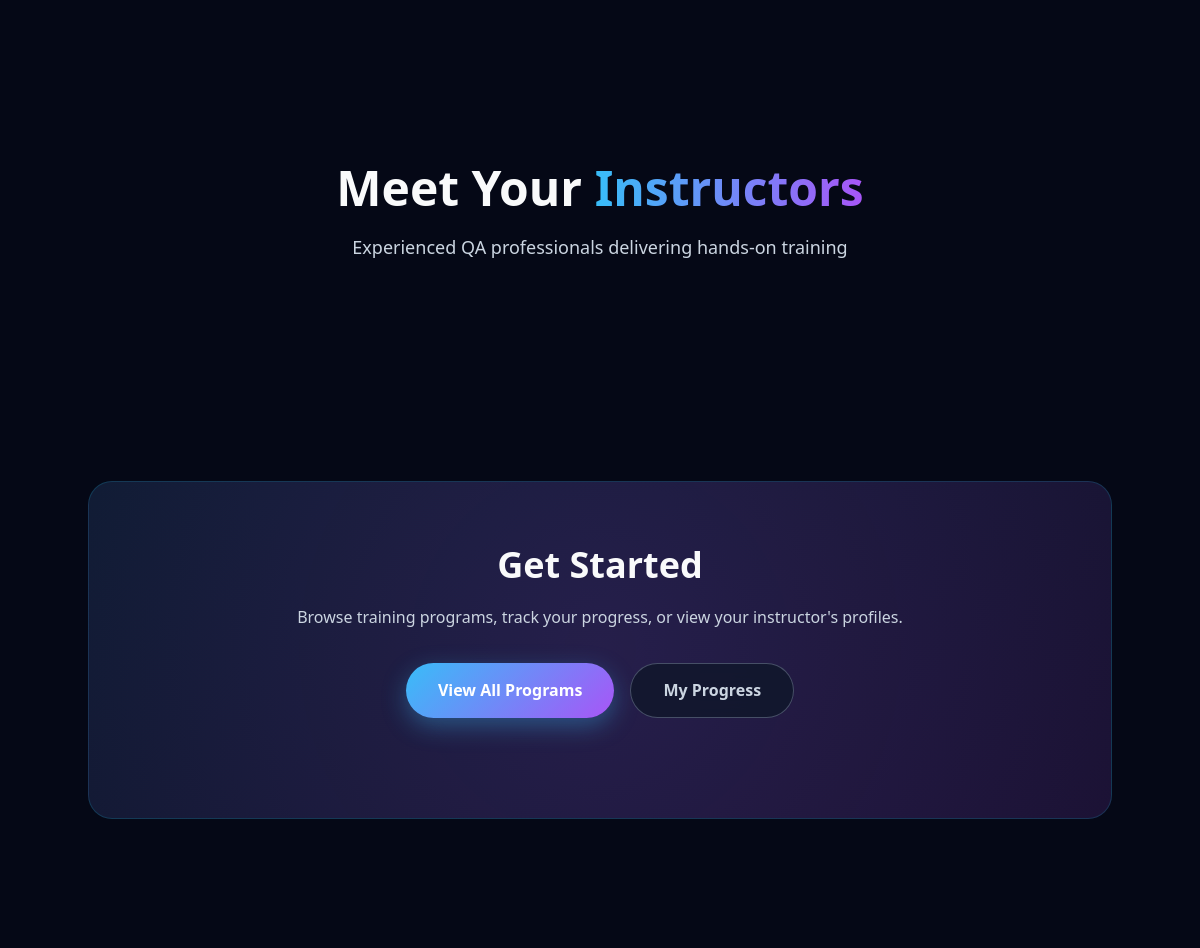
/ (middle part), run on an earlier commit of the app's database.
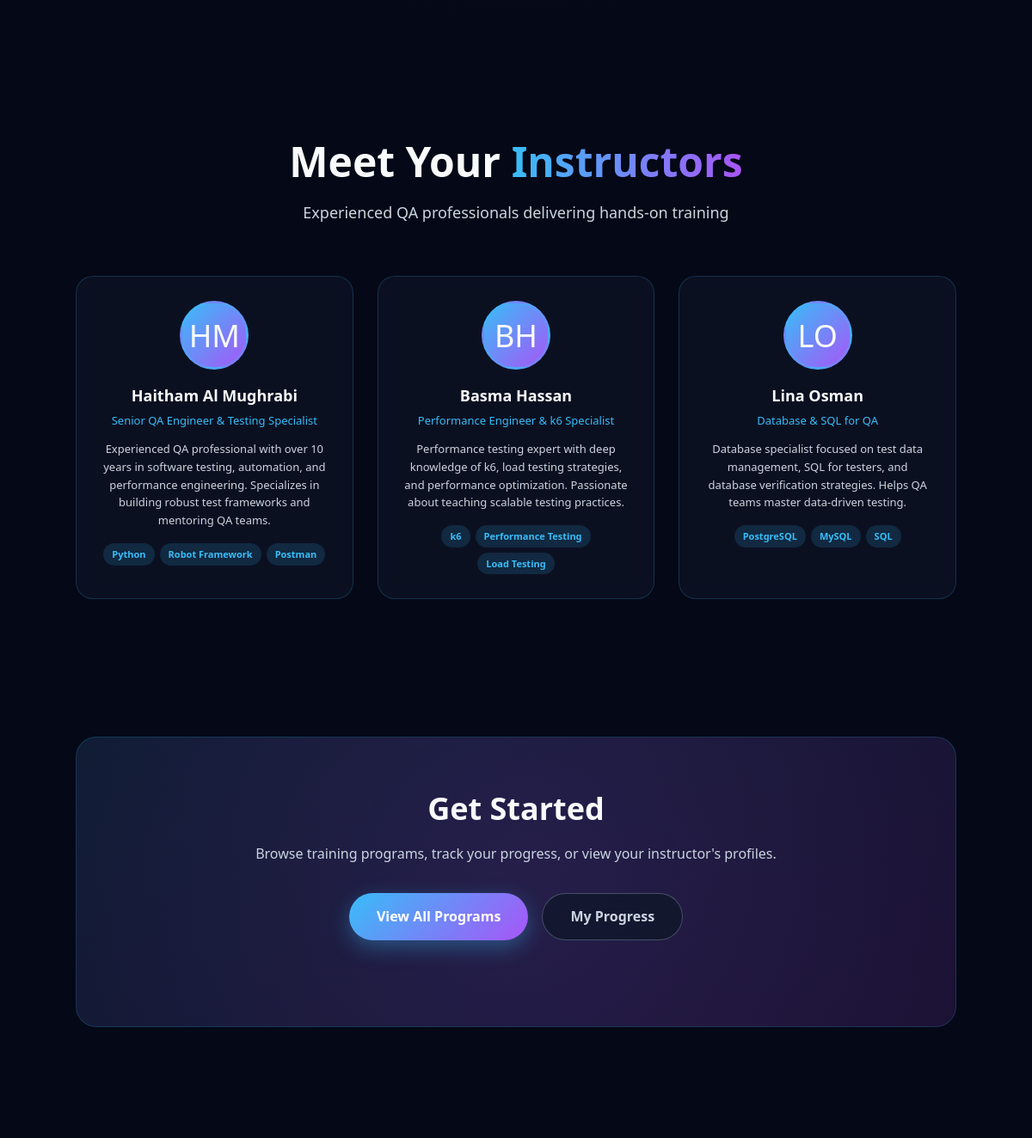
And on a later commit of the database.
### models.py (models this page shows)
class Instructor(db.Model):
    id = db.Column(db.Integer, primary_key=True)
    name = db.Column(db.String(100), nullable=False)
    role = db.Column(db.String(200))  # e.g., "Senior QA Engineer"
    bio = db.Column(db.Text)
    expertise = db.Column(db.Text)  # Comma-separated tags or JSON
    email = db.Column(db.String(100))
    photo_url = db.Column(db.String(500))
    is_active = db.Column(db.Boolean, default=True)
    created_at = db.Column(db.DateTime, default=db.func.now())

### app.py (the view)
@app.route('/')
def index():
    trainings = Training.query.all()
    instructors = Instructor.query.filter_by(is_active=True).limit(3).all()
    total_students = Student.query.count()
    total_trainings = Training.query.count()
    total_certificates = Certificate.query.filter_by(is_issued=True).count()
    total_progress = Progress.query.count()
    completed_progress = Progress.query.filter_by(status='Completed').count()
    completion_rate = int((completed_progress / total_progress * 100)) if total_progress > 0 else 0
    return render_template('index_new.html',
                         trainings=trainings,
                         instructors=instructors,
                         total_students=total_students,
                         total_trainings=total_trainings,
                         completion_rate=completion_rate,
                         total_certificates=total_certificates)

### app.py (called while the page is built)
@app.context_processor
def inject_now():
    return {'now': datetime.now()}

### templates/index_new.html (shortened to what this page needs)
{% extends "base.html" %}
{% block content %}
<div class="particles" id="particles-container"></div>
<section class="section-padding" id="programs">
</section>
<section class="section-padding">
    <div class="section-container">
        <div class="section-header-main">
            <h2 class="section-title-main">
                Meet Your <span class="highlight">Instructors</span>
            </h2>
            <p class="section-description">
                Experienced QA professionals delivering hands-on training
            </p>
        </div>
        <div class="instructors-grid">
            {% for instructor in instructors %}
            <div class="instructor-card">
                <div class="instructor-avatar">
                    {% if instructor.photo_url %}
                    <img src="{{ instructor.photo_url }}" alt="{{ instructor.name }}" style="width: 100%; height: 100%; border-radius: 50%; object-fit: cover;">
                    {% else %}
                    {{ instructor.name.split()[0][0] }}{{ instructor.name.split()[-1][0] if instructor.name.split()|length > 1 else '' }}
                    {% endif %}
                </div>
                <div class="instructor-name">{{ instructor.name }}</div>
                <div class="instructor-role">{{ instructor.role or 'QA Instructor' }}</div>
                <p class="instructor-bio">
                    {{ instructor.bio or 'Expert QA professional with extensive industry experience.' }}
                </p>
                {% if instructor.expertise %}
                <div class="instructor-skills">
                    {% for skill in instructor.expertise.split(',')[:3] %}
                    <span class="skill-tag">{{ skill.strip() }}</span>
                    {% endfor %}
                </div>
                {% endif %}
            </div>
            {% endfor %}
        </div>
    </div>
</section>
<section class="section-padding">
    <div class="section-container">
        <div class="cta-section">
            <div class="cta-background"></div>
            <div class="cta-content">
                <h2 class="cta-title">
                    Get <span class="highlight">Started</span>
                </h2>
                <p class="cta-description">
                    Browse training programs, track your progress, or view your instructor's profiles.
                </p>
                <div class="cta-buttons">
                    <a href="{{ url_for('trainings') }}" class="btn-cta btn-cta-primary">
                        View All Programs
                    </a>
                    <a href="{{ url_for('progress') }}" class="btn-cta btn-cta-secondary">
                        My Progress
                    </a>
                </div>
            </div>
        </div>
    </div>
</section>
{% endblock %}

### templates/base.html (shortened to what this page needs)
<!DOCTYPE html>
<html lang="en">
<head>
    <link rel="stylesheet" href="{{ url_for('static', filename='css/index.css') }}">
    <link rel="stylesheet" href="https://cdnjs.cloudflare.com/ajax/libs/feather-icons/4.29.0/feather.min.css">
</head>
<body>
    <div class="page-container">
        <main class="page">
            <div class="container">
                {% block content %}{% endblock %}
            </div>
        </main>
    </div>
</body>
</html>

### statics/css/index.css (style rules this page uses)
:root { --bg: #050816; --bg-alt: #0b1020; --accent: #38bdf8; --accent-soft: rgba(56, 189, 248, 0.12); --text: #f9fafb; --muted: #9ca3af; --card: #111827; --radius: 14px; --shadow-soft: 0 18px 40px rgba(15, 23, 42, 0.55); }
* { box-sizing: border-box; margin: 0; padding: 0; }
body { font-family: system-ui, -apple-system, BlinkMacSystemFont, "Segoe UI", sans-serif; background: radial-gradient(circle at top, #1e293b 0, var(--bg) 45%); color: var(--text); line-height: 1.6; }
a { color: inherit; text-decoration: none; }
.page { max-width: 1120px; margin: 0 auto; padding: 32px 16px 64px; }

### templates/base.html (style rules this page uses)
.page-container { min-height: calc(100vh - 68px); }
.container { max-width: 1120px; margin: 0 auto; padding: 0 16px; }

What changed in the data, as far as the page shows it:
added Instructor: name "H", name.split|length "M", name "Haitham Al Mughrabi", role "Senior QA Engineer & Testing Specialist", bio "Experienced QA professional with over 10 years in software testing, automation, and performance engineering. Specializes in building robust test frameworks and mentoring QA teams.", strip "Python" "Robot Framework" "Postman"
added Instructor: name "B", name.split|length "H", name "Basma Hassan", role "Performance Engineer & k6 Specialist", bio "Performance testing expert with deep knowledge of k6, load testing strategies, and performance optimization. Passionate about teaching scalable testing practices.", strip "k6" "Performance Testing" "Load Testing"
added Instructor: name "L", name.split|length "O", name "Lina Osman", role "Database & SQL for QA", bio "Database specialist focused on test data management, SQL for testers, and database verification strategies. Helps QA teams master data-driven testing.", strip "PostgreSQL" "MySQL" "SQL"
